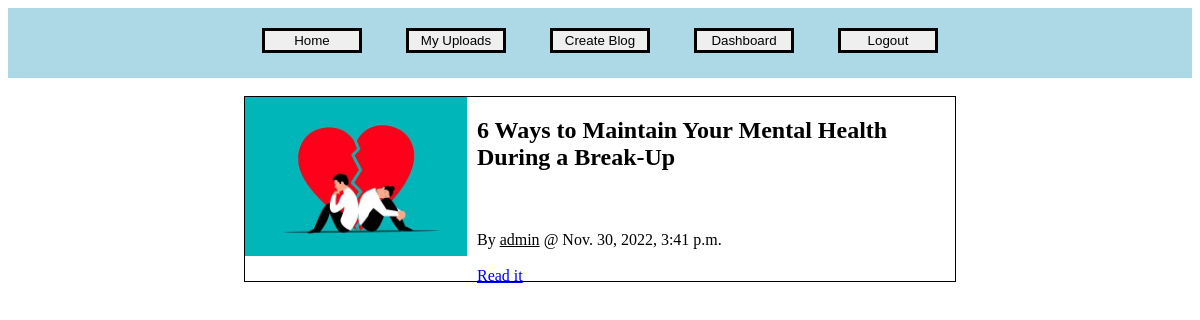
The page /myuploads (signed in) on the database its author committed.
### accounts/models.py (models this page shows, shortened)
class blogs(models.Model):
    id=models.IntegerField(primary_key=True)
    title=models.CharField(verbose_name="Title", max_length=150)
    image=models.ImageField(upload_to="media/")
    content=RichTextField()
    create_at=models.DateTimeField(auto_now_add=True)
    updated_at=models.DateTimeField(auto_now=True)
    uploader=models.ForeignKey(CustomUser, on_delete=models.CASCADE)

class CustomUser(AbstractBaseUser):
    email=models.EmailField(verbose_name="Email Addresss", max_length=100, unique=True)
    name=models.CharField(max_length=100, verbose_name="Full Name")
    phone=models.IntegerField(verbose_name="Phone Number ")
    joined_at=models.DateTimeField(auto_now_add=True)
    updated_at=models.DateTimeField(auto_now=True)
    is_active=models.BooleanField(default=True)
    is_staff=models.BooleanField(default=False)
    is_admin=models.BooleanField(default=False)
    is_superuser=models.BooleanField(default=False)
    object=CustomUserManager()
    USERNAME_FIELD="email"
    REQUIRED_FIELDS=['name', "phone",]

### accounts/views.py (the view)
# urls.py: path("myuploads", views.myuploads, name="myuploads")
def myuploads(request):
    obj=models.blogs.objects.filter(uploader=request.user)
    if request.user.is_authenticated:
        user_login=True
    else:
        user_login=False
    return render(request, "index.html", {'data':obj, 'user_login':user_login})

### accounts/templates/index.html (shortened to what this page needs)
<html>
    <head>
    </head>
    </head>
    <body>
        {%include 'nav.html'%}
        <div class="container">
            {%for i in data%}
            <br>
            <div class="main_div">
            <div class="img">
                <img src="media/{{i.image}}">
            </div>
            <div class="txt">
                <h2>{{i.title}}</h2><br>
                <p>By <u>{{i.uploader.name}}</u> @ {{i.create_at}}</p>
                <a href="readpost?id={{i.id}}">Read it</a>
            </div>
            </div>
            {%endfor%}
        </div>
    </body>
</html>

### accounts/templates/index.html (style rules this page uses)
.main_div { margin-top: 20px; width: 60%; height: auto; margin: auto; border: 1px solid black; min-height: 150px; display: flex; }
.img { width: 40%; height: auto; line-height: normal; }
.img img { ; width: 100%; height: auto; text-align: left; }
.txt h2 { padding-left: 10px; }
.txt a { padding-left: 10px; line-height: 10px; }
.txt p { padding-left: 10px; line-height: 30px; }

### rows shown on the page
blogs: image (picture), title "6 Ways to Maintain Your Mental Health During a Break-Up", uploader.name "admin", create_at "Nov. 30, 2022, 3:41 p.m."
